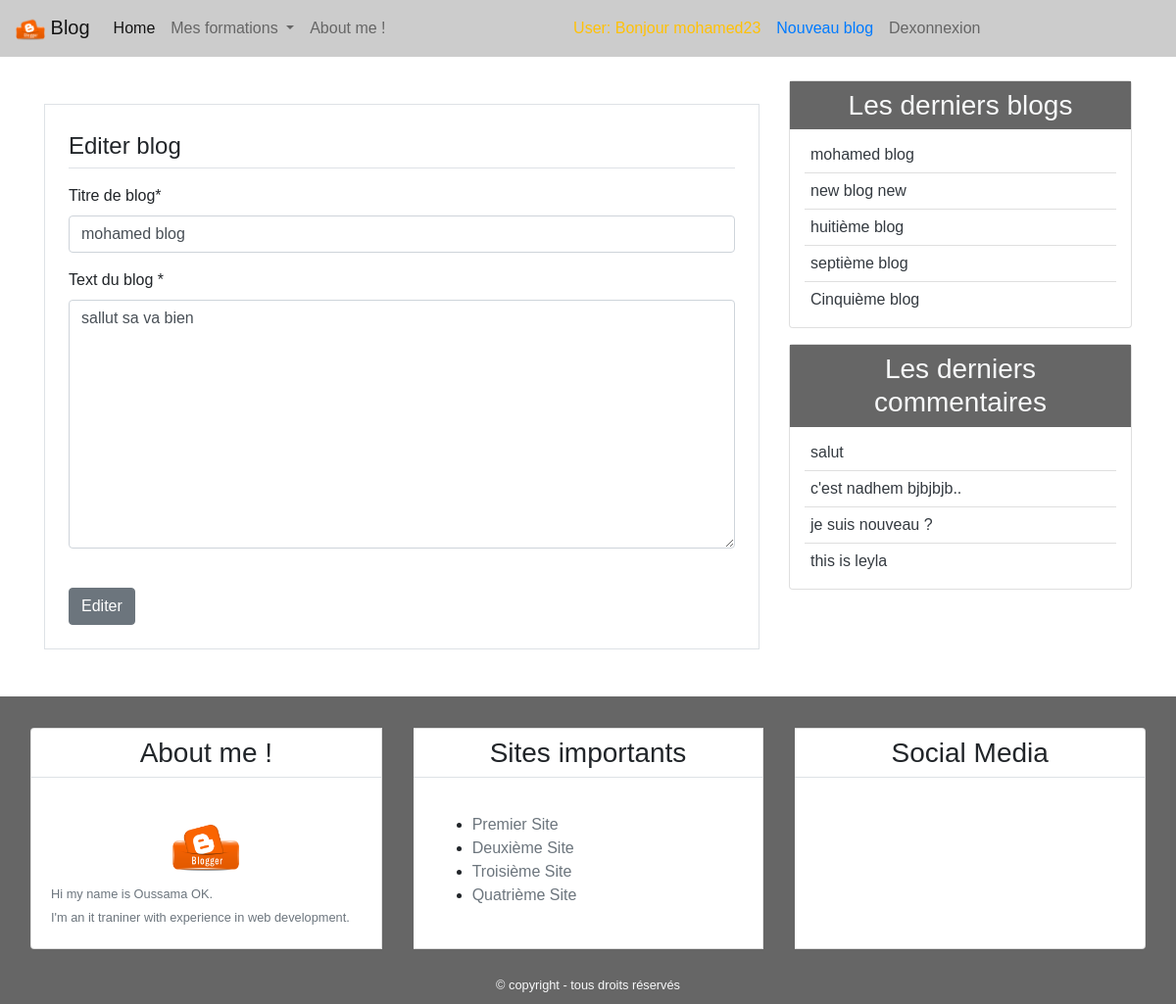
The page /detail/23/update/ (signed in) on the database its author committed.
### blog/models.py (models this page shows, shortened)
class Post(models.Model):
    title = models.CharField(max_length=100)
    content = models.TextField()
    post_date = models.DateTimeField(default=timezone.now)
    post_update = models.DateTimeField(auto_now=True)
    author = models.ForeignKey(User, on_delete= models.CASCADE)
    class Meta:
        ordering = ('-post_date',)

class Comment(models.Model):
    name = models.CharField(max_length=50, verbose_name='Nom')
    email = models.EmailField(verbose_name='email')
    body = models.TextField(verbose_name='Commentaire')
    comment_date = models.DateTimeField(auto_now_add=True)
    active = models.BooleanField(default=False)
    post = models.ForeignKey(Post, on_delete=models.CASCADE, related_name='comments')
    class Meta:
        ordering = ('-comment_date',)

### blog/views.py (the view, shortened to what this page needs)
# urls.py: path('detail/<slug:pk>/update/', PostUpdateView.as_view(), name='post_update'),
class PostUpdateView(UserPassesTestMixin, LoginRequiredMixin, UpdateView):
    model = Post
    template_name = 'blog/post_update.html'
    form_class = PostCreateForm
    def test_func(self):
        post = self.get_object()
        if self.request.user == post.author:
            return True
        else:
            return False

### blog/forms.py
class PostCreateForm(forms.ModelForm):
    title = forms.CharField(label = 'Titre de blog')
    content = forms.CharField(label='Text du blog ', widget=forms.Textarea)
    class Meta:
        model = Post
        fields = ['title', 'content']

### blog/templatetags/post_tag.py (called while the page is built)
@register.inclusion_tag('blog/latest_posts.html')
def latest_posts():
    context={
        'l_posts': Post.objects.all()[0:5],
   }
    return context

@register.inclusion_tag('blog/latest_comments.html')
def latest_comments():
    context={
        'l_comments': Comment.objects.filter(active=True)[0:5],
   }
    return context

### blog/templates/blog/post_update.html (shortened to what this page needs)
{% extends 'blog/base.html' %}
{% block content %}
{% load crispy_forms_tags %}
<div class="border p-4 mb-5 mt-4 ">
  <legend class=" border-bottom pb-1 mb-3 ">Editer blog</legend>
  <form method ="POST">
    {{form|crispy}}
    <input class="btn btn-secondary mt-4" type="submit" value="Editer">
  </form>
 </div>
{% endblock content %}

### blog/templates/blog/latest_posts.html
<ul class="list-group-flush latest-post">
    {% for post in l_posts %}
    <li class="list-group-item latest-post-item" >
        <a class="text-dark" href="{% url 'detail' post.pk %}">{{post.title}}</a>
    </li>
    {% empty %}
    <li class="list-group-item latest-post-item" >Pas de blogs!</li>
    {% endfor %}
</ul>

### blog/templates/blog/latest_comments.html
<ul class="list-group-flush latest-comment">
    {% for comment in l_comments %}
    <li class="list-group-item latest-comment-item" >
        <a class="text-dark" href="{% url 'detail' comment.post.pk %}">
            {% if comment.body|length > 25 %}
            {{comment.body|slice:'20'}}..
            {% else %}
            {{comment.body}}
            {% endif %}
        </a>
    </li>
    {% empty %}
    <li class="list-group-item latest-comment-item" >Pas de commentaires!</li>
    {% endfor %}
</ul>

### blog/static/blog/css/main.css (style rules this page uses)
body { font-family: 'Lobster-Regular', sans-serif; }
.border { border: 1px solid #CCC; }
.latest-post, .latest-comment { padding: 0 15px; }
.latest-post .latest-post-item, .latest-comment .latest-comment-item { padding: 6px; }
.latest-post li:first-child, .latest-comment li:first-child { border-top: 0; }
.latest-post li:last-child, .latest-comment li:last-child { border-bottom: 0; padding-bottom: 0; }

### rows shown on the page
Post: title "mohamed blog", content "sallut sa va bien"
Post: title "new blog new"
Post: title "huitième blog"
Post: title "septième blog"
Post: title "Cinquième blog"
Comment: body "salut"
Comment: body "c'est nadhem bjbjbjb"
Comment: body "je suis nouveau ?"
Comment: body "this is leyla"
